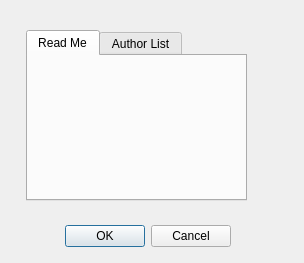
<?xml version="1.0" encoding="UTF-8"?>
<ui version="4.0">
 <class>MyDialog</class>
 <widget class="QDialog" name="MyDialog">
  <property name="geometry">
   <rect>
    <x>0</x>
    <y>0</y>
    <width>304</width>
    <height>263</height>
   </rect>
  </property>
  <property name="windowTitle">
   <string>About ROC</string>
  </property>
  <widget class="QDialogButtonBox" name="buttonBox">
   <property name="geometry">
    <rect>
     <x>60</x>
     <y>220</y>
     <width>171</width>
     <height>32</height>
    </rect>
   </property>
   <property name="orientation">
    <enum>Qt::Horizontal</enum>
   </property>
   <property name="standardButtons">
    <set>QDialogButtonBox::Cancel|QDialogButtonBox::Ok</set>
   </property>
  </widget>
  <widget class="QTabWidget" name="tabWidget">
   <property name="geometry">
    <rect>
     <x>26</x>
     <y>30</y>
     <width>221</width>
     <height>171</height>
    </rect>
   </property>
   <property name="currentIndex">
    <number>0</number>
   </property>
   <widget class="QWidget" name="tab">
    <attribute name="title">
     <string>Read Me</string>
    </attribute>
   </widget>
   <widget class="QWidget" name="tab_2">
    <attribute name="title">
     <string>Author List</string>
    </attribute>
   </widget>
  </widget>
 </widget>
 <resources/>
 <connections>
  <connection>
   <sender>buttonBox</sender>
   <signal>accepted()</signal>
   <receiver>MyDialog</receiver>
   <slot>accept()</slot>
   <hints>
    <hint type="sourcelabel">
     <x>248</x>
     <y>254</y>
    </hint>
    <hint type="destinationlabel">
     <x>157</x>
     <y>274</y>
    </hint>
   </hints>
  </connection>
  <connection>
   <sender>buttonBox</sender>
   <signal>rejected()</signal>
   <receiver>MyDialog</receiver>
   <slot>reject()</slot>
   <hints>
    <hint type="sourcelabel">
     <x>316</x>
     <y>260</y>
    </hint>
    <hint type="destinationlabel">
     <x>286</x>
     <y>274</y>
    </hint>
   </hints>
  </connection>
 </connections>
</ui>
